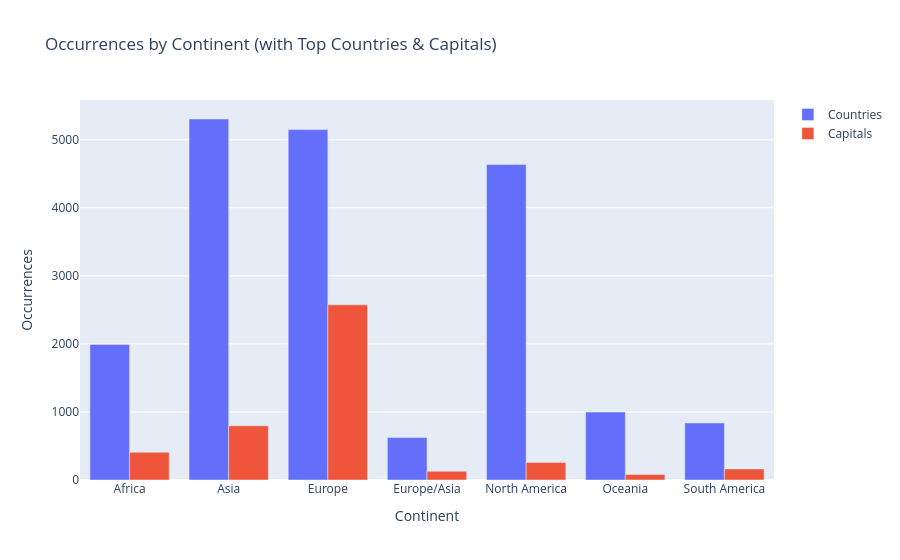

Notebook source saved alongside this figure:
### Code cell
import plotly.graph_objects as go

def build_hover(df_top, label_col):
    hover_dict = {}
    
    for continent, group in df_top.groupby("Continent"):
        lines = [
            f"{row[label_col]}: {int(row['count'])}"
            for _, row in group.iterrows()
        ]
        hover_dict[continent] = "<br>".join(lines)
    
    return hover_dict

def plot_occurences_ccpc(df_res ,df_countries, details_top=10):

    df_countries["Country_Name"] = df_countries["Country_Name"].apply(lambda x: x.lower())
    df_countries["Capital"] = df_countries["Capital"].apply(lambda x: x.lower())

    country_counts = df_res["countries"].explode().value_counts()
    capital_counts = df_res["capitals"].explode().value_counts()

    df_country_merged = df_countries.merge(
        country_counts.reset_index().rename(columns={"countries": "Country_Name", 0: "count"}),
        on="Country_Name",
        how="left"
    ).fillna(0)
    country_detail = df_country_merged.groupby(["Continent", "Country_Name"])["count"].sum().reset_index()
    top_countries = (
        country_detail.sort_values(["Continent", "count"], ascending=[True, False])
        .groupby("Continent")
        .head(details_top)
    )
    
    df_capital_merged = df_countries.merge(
        capital_counts.reset_index().rename(columns={"capitals": "Capital", 0: "count"}),
        on="Capital",
        how="left"
    ).fillna(0)
    capital_detail = df_capital_merged.groupby(["Continent", "Capital"])["count"].sum().reset_index()
    top_capitals = (
        capital_detail.sort_values(["Continent", "count"], ascending=[True, False])
        .groupby("Continent")
        .head(details_top)
    )
    country_by_continent = country_detail.groupby("Continent")["count"].sum().reset_index()
    capital_by_continent = capital_detail.groupby("Continent")["count"].sum().reset_index()
    country_hover = build_hover(top_countries, "Country_Name")
    capital_hover = build_hover(top_capitals, "Capital")

    fig = go.Figure()

    # Countries bars
    fig.add_trace(go.Bar(
        x=country_by_continent["Continent"],
        y=country_by_continent["count"],
        name="Countries",
        hovertext=[country_hover.get(c, "") for c in country_by_continent["Continent"]],
        hoverinfo="text+y"
    ))

    # Capitals bars
    fig.add_trace(go.Bar(
        x=capital_by_continent["Continent"],
        y=capital_by_continent["count"],
        name="Capitals",
        hovertext=[capital_hover.get(c, "") for c in capital_by_continent["Continent"]],
        hoverinfo="text+y"
    ))

    fig.update_layout(
        title="Occurrences by Continent (with Top Countries & Capitals)",
        xaxis_title="Continent",
        yaxis_title="Occurrences",
        barmode="group"
    )

    fig.show()
    fig.write_html("results/barplot_occ_ccpc_smollm_dtrain.html")

plot_occurences_ccpc(df, df_countries, details_top=20)

### Figure 1 — Plotly figure (JSON) as saved in the notebook; plotly's stock layout.template omitted (floating-point values rounded to 4 significant figures)
{"data": [{"hoverinfo": "text+y", "hovertext": ["egypt: 299<br>south africa: 219<br>kenya: 120<br>guinea: 73<br>ethiopia: 71<br>tanzania: 70<br>nigeria: 64<br>uganda: 58<br>congo: 57<br>madagascar: 55<br>morocco: 52<br>sudan: 52<br>libya: 43<br>zimbabwe: 42<br>chad: 40<br>mozambique: 40<br>ghana: 37<br>tunisia: 36<br>algeria: 35<br>niger: 34", "china: 767<br>india: 696<br>japan: 536<br>israel: 334<br>georgia: 289<br>vietnam: 185<br>iraq: 169<br>indonesia: 154<br>iran: 144<br>pakistan: 144<br>philippines: 134<br>afghanistan: 133<br>jordan: 118<br>thailand: 110<br>syria: 97<br>palestine: 93<br>singapore: 92<br>saudi arabia: 76<br>bangladesh: 73<br>taiwan: 73", "france: 730<br>germany: 704<br>italy: 403<br>spain: 402<br>united kingdom: 251<br>ireland: 247<br>netherlands: 210<br>switzerland: 187<br>sweden: 174<br>greece: 172<br>norway: 157<br>poland: 141<br>austria: 129<br>denmark: 128<br>belgium: 118<br>portugal: 111<br>finland: 91<br>hungary: 86<br>ukraine: 67<br>romania: 58", "russia: 390<br>turkey: 233", "united states: 2602<br>canada: 790<br>mexico: 591<br>cuba: 101<br>panama: 76<br>guatemala: 68<br>haiti: 65<br>jamaica: 52<br>costa rica: 49<br>honduras: 42<br>nicaragua: 34<br>dominican republic: 33<br>bahamas: 30<br>el salvador: 30<br>belize: 25<br>barbados: 13<br>grenada: 12<br>dominica: 7<br>trinidad and tobago: 7<br>saint lucia: 4", "australia: 591<br>new zealand: 223<br>samoa: 33<br>fiji: 31<br>papua new guinea: 29<br>solomon islands: 15<br>micronesia: 13<br>palau: 12<br>tonga: 12<br>vanuatu: 12<br>marshall islands: 11<br>kiribati: 8<br>nauru: 5<br>tuvalu: 4", "brazil: 227<br>argentina: 113<br>chile: 107<br>peru: 105<br>colombia: 72<br>bolivia: 47<br>ecuador: 44<br>venezuela: 42<br>paraguay: 29<br>uruguay: 28<br>suriname: 13<br>guyana: 12"], "name": "Countries", "type": "bar", "x": ["Africa", "Asia", "Europe", "Europe/Asia", "North America", "Oceania", "South America"], "y": [1993.0, 5305.0, 5149.0, 623.0, 4635.0, 999.0, 839.0]}, {"hoverinfo": "text+y", "hovertext": ["victoria: 147<br>cairo: 46<br>nairobi: 30<br>cape town: 26<br>tripoli: 16<br>algiers: 14<br>tunis: 12<br>addis ababa: 8<br>bissau: 8<br>djibouti: 8<br>kinshasa: 8<br>dakar: 6<br>kigali: 6<br>monrovia: 5<br>moroni: 5<br>accra: 4<br>antananarivo: 4<br>bamako: 4<br>harare: 4<br>juba: 4", "jerusalem: 170<br>tokyo: 94<br>singapore: 92<br>beijing: 80<br>damascus: 35<br>new delhi: 33<br>baghdad: 29<br>jakarta: 24<br>manila: 24<br>bangkok: 23<br>tehran: 19<br>beirut: 18<br>seoul: 17<br>hanoi: 15<br>doha: 14<br>kabul: 13<br>taipei: 10<br>abu dhabi: 8<br>dhaka: 8<br>islamabad: 6", "london: 844<br>paris: 378<br>rome: 316<br>berlin: 178<br>vienna: 97<br>athens: 93<br>copenhagen: 68<br>amsterdam: 64<br>madrid: 58<br>dublin: 55<br>brussels: 51<br>warsaw: 50<br>stockholm: 49<br>lisbon: 35<br>helsinki: 33<br>prague: 29<br>oslo: 25<br>budapest: 15<br>monaco: 14<br>bern: 12", "moscow: 116<br>ankara: 12", "mexico city: 61<br>ottawa: 42<br>washington d.c.: 25<br>kingston: 23<br>havana: 21<br>nassau: 18<br>santo domingo: 17<br>panama city: 10<br>port-au-prince: 7<br>san salvador: 7<br>guatemala city: 6<br>san josé: 5<br>tegucigalpa: 4<br>kingstown: 3<br>managua: 3<br>bridgetown: 2<br>roseau: 2<br>saint john's: 2<br>saint george's: 1<br>basseterre: 0", "canberra: 31<br>wellington: 19<br>port moresby: 6<br>port vila: 5<br>suva: 5<br>tarawa: 4<br>yaren: 3<br>apia: 2<br>funafuti: 2<br>honiara: 2<br>nuku'alofa: 1<br>palikir: 1<br>majuro: 0<br>ngerulmud: 0", "santiago: 38<br>georgetown: 36<br>lima: 36<br>buenos aires: 21<br>quito: 7<br>bogotá: 6<br>caracas: 6<br>brasília: 4<br>montevideo: 4<br>sucre: 3<br>asunción: 1<br>paramaribo: 1"], "name": "Capitals", "type": "bar", "x": ["Africa", "Asia", "Europe", "Europe/Asia", "North America", "Oceania", "South America"], "y": [408.0, 796.0, 2574.0, 128.0, 259.0, 81.0, 163.0]}], "layout": {"barmode": "group", "title": {"text": "Occurrences by Continent (with Top Countries & Capitals)"}, "xaxis": {"title": {"text": "Continent"}}, "yaxis": {"title": {"text": "Occurrences"}}}}
